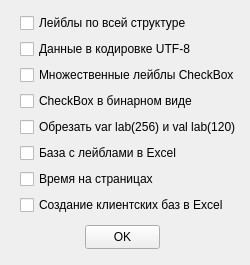
<?xml version="1.0" encoding="UTF-8"?>
<ui version="4.0">
 <class>params_form</class>
 <widget class="QWidget" name="params_form">
  <property name="geometry">
   <rect>
    <x>0</x>
    <y>0</y>
    <width>250</width>
    <height>265</height>
   </rect>
  </property>
  <property name="minimumSize">
   <size>
    <width>250</width>
    <height>250</height>
   </size>
  </property>
  <property name="maximumSize">
   <size>
    <width>250</width>
    <height>265</height>
   </size>
  </property>
  <property name="windowTitle">
   <string>Параметры</string>
  </property>
  <widget class="QPushButton" name="bt_params_confirm">
   <property name="geometry">
    <rect>
     <x>85</x>
     <y>225</y>
     <width>75</width>
     <height>24</height>
    </rect>
   </property>
   <property name="text">
    <string>OK</string>
   </property>
  </widget>
  <widget class="QWidget" name="">
   <property name="geometry">
    <rect>
     <x>20</x>
     <y>13</y>
     <width>217</width>
     <height>204</height>
    </rect>
   </property>
   <layout class="QVBoxLayout" name="verticalLayout">
    <item>
     <widget class="QCheckBox" name="cb_label">
      <property name="text">
       <string>Лейблы по всей структуре</string>
      </property>
     </widget>
    </item>
    <item>
     <widget class="QCheckBox" name="cb_utf8">
      <property name="text">
       <string>Данные в кодировке UTF-8</string>
      </property>
     </widget>
    </item>
    <item>
     <widget class="QCheckBox" name="cb_multi_label">
      <property name="text">
       <string>Множественные лейблы CheckBox</string>
      </property>
     </widget>
    </item>
    <item>
     <widget class="QCheckBox" name="cb_binar">
      <property name="text">
       <string>CheckBox в бинарном виде</string>
      </property>
     </widget>
    </item>
    <item>
     <widget class="QCheckBox" name="cb_strip_var">
      <property name="text">
       <string>Обрезать var lab(256) и val lab(120)</string>
      </property>
     </widget>
    </item>
    <item>
     <widget class="QCheckBox" name="cb_base_with_label">
      <property name="text">
       <string>База с лейблами в Excel</string>
      </property>
     </widget>
    </item>
    <item>
     <widget class="QCheckBox" name="cb_time_in_page">
      <property name="text">
       <string>Время на страницах</string>
      </property>
     </widget>
    </item>
    <item>
     <widget class="QCheckBox" name="cb_create_client_bases">
      <property name="text">
       <string>Создание клиентских баз в Excel</string>
      </property>
     </widget>
    </item>
   </layout>
  </widget>
 </widget>
 <resources/>
 <connections/>
</ui>
